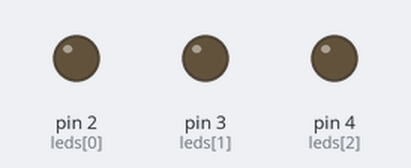
Bench run of a sketch on a simulated Arduino Uno, built with avr-gcc and run on an emulated ATmega328P. Shown: output pins drawn as LEDs (lit = HIGH).

Above: at 0.9 s.
At 2.9 s:
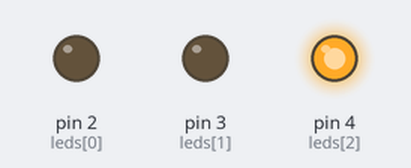
At 4.9 s:
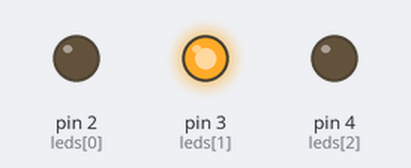
At 7.7 s:
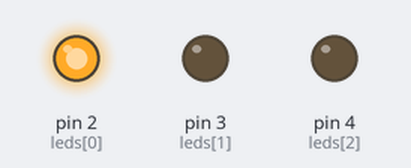
Timing chart, 0 to 8.3 s (numbered marks = the images above):
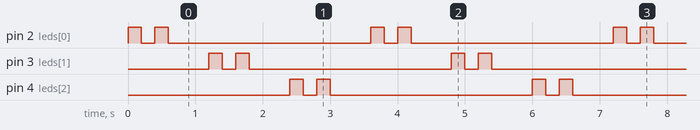

The sketch:

code-forLoop-figureItOut1.ino
```cpp
// Co se bude dít?
const int leds[] = {2, 3, 4};
const int count = 3;

void setup() {
  for (int i = 0; i < count; i++) pinMode(leds[i], OUTPUT);
}

void loop() {
  for (int i = 0; i < count; i++) {          // for each LED
    for (int j = 0; j < 2; j++) {            // blink twice
      digitalWrite(leds[i], HIGH);
      delay(200);
      digitalWrite(leds[i], LOW);
      delay(200);
    }
    delay(400);
  }
}
```

Measured:
- by itself, pin 2 (leds[0]), pin 3 (leds[1]), pin 4 (leds[2]): repeats every 3.6 s: LOW 0.20 s, HIGH 0.20 s, LOW 3.0 s, HIGH 0.20 s
- by itself, everything shown: repeats every 3.6 s, in 12 steps
